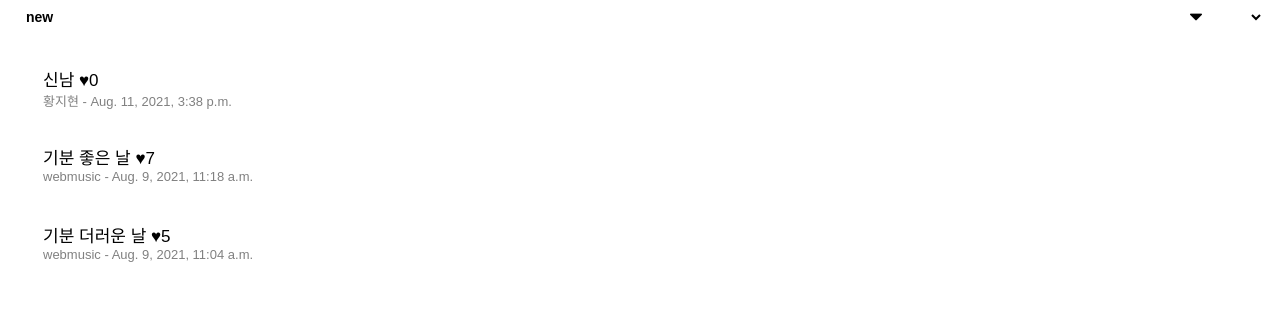
Before: /music/l_new/ with the older database file.
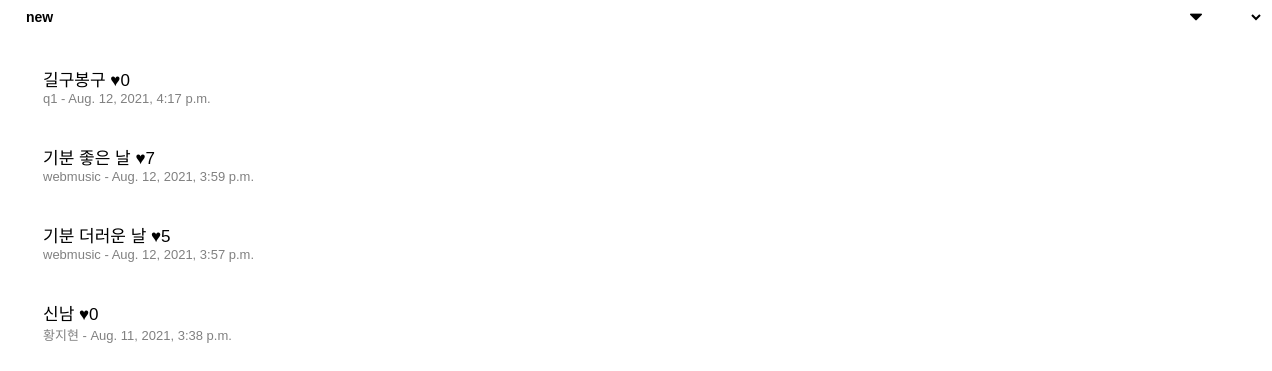
After: the same page with the newer database file.
### music/models.py (models this page shows, shortened)
class MyPlaylist(models.Model):
    mp_name = models.CharField(max_length=100, null=True)
    mp_like = models.IntegerField(default=0)
    user_fk = models.ForeignKey(User, on_delete=models.CASCADE, null=True)
    list_pub_date = models.DateTimeField(auto_now=True)

### music/views.py (the view)
# urls.py: path('l_new/', views.m_list_new, name='list_new'),
def m_list_new(request):
    playlists = models.MyPlaylist.objects.all().order_by('-list_pub_date')
    return render(request, 'list_rank.html', {'playlists': playlists, 'select': 'l_new'})

### templates/list_rank.html (shortened to what this page needs)
<!DOCTYPE html>
<html lang="en">
<head>
</head>
<body>
<select onchange='l_select(this)' name="l_select" class="form-select" style="width: 100%; font-family: 'Gowun Dodum', sans-serif; font-weight: bold;
                            background: url(static/down.png) no-repeat 95% 50%; border: none; font-size:14px; padding-left: 14px;">
    <optgroup label="">
        {% if select == 'l_new' %}
        <option value="l_new" selected="selected">new</option>
        {% endif %}
    </optgroup>
</select>
{% for list in playlists %}
<div class="playlist"
     style="display:table; width: 100%; border:none; margin: 0px; height:60px; padding:0px 35px 0px 35px;
              text-align:left; font-family: 'Gowun Dodum', sans-serif;">
    <div style="display:table-cell; vertical-align:middle; margin:0px; padding-top:40px;">
        <div class="list_title" id={{ list.id }} style="font-size:17px; color:black; margin: 0px; display: block;">{{ list.mp_name }} ♥{{ list.mp_like }}</div>
        <div style="font-size:13px; color:grey; height: 13px; margin: 0px;">{{ list.user_fk.username }} - {{ list.list_pub_date }}
            </div>
    </div>
</div>
{% endfor %}
</body>
</html>

Changed rows visible on the page:
added MyPlaylist: mp_name "길구봉구", mp_like "0", user_fk.username "q1", list_pub_date "Aug. 12, 2021, 4:17 p.m."
changed MyPlaylist "기분 좋은 날": list_pub_date "Aug. 9, 2021, 11:18 a.m." → "Aug. 12, 2021, 3:59 p.m."
changed MyPlaylist "기분 더러운 날": list_pub_date "Aug. 9, 2021, 11:04 a.m." → "Aug. 12, 2021, 3:57 p.m."
shown differently, row unchanged: MyPlaylist "신남": moves down the list
